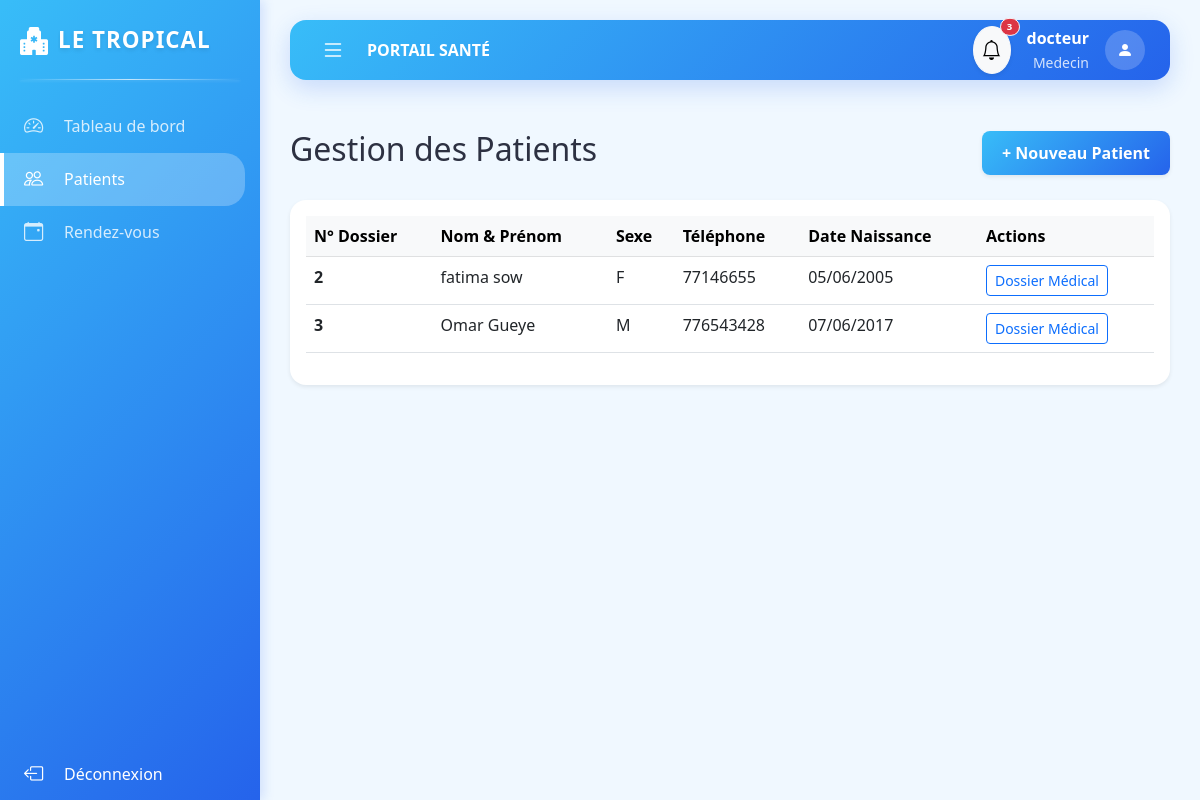
Page /patients (signed in) on the committed database.
### app/models.py (models this page shows)
class Utilisateur(db.Model, UserMixin):
    id = db.Column(db.Integer, primary_key=True)
    username = db.Column(db.String(50), unique=True, nullable=False)
    password = db.Column(db.String(100), nullable=False)
    role = db.Column(db.String(20), nullable=False) # Admin, Medecin, Patient, Pharmacien, Receptionniste
    date_creation = db.Column(db.DateTime, default=datetime.utcnow)
    patient_id = db.Column(db.Integer, db.ForeignKey('patient.id'), nullable=True)
    patient = db.relationship('Patient', backref=db.backref('user', uselist=False))
    medecin_id = db.Column(db.Integer, db.ForeignKey('medecin.id'), nullable=True)
    medecin = db.relationship('Medecin', backref=db.backref('user', uselist=False))

class Patient(db.Model):
    id = db.Column(db.Integer, primary_key=True)
    nom = db.Column(db.String(50), nullable=False)
    prenom = db.Column(db.String(50), nullable=False)
    date_naissance = db.Column(db.Date, nullable=False)
    sexe = db.Column(db.String(10))
    adresse = db.Column(db.String(200))
    telephone = db.Column(db.String(20))
    email = db.Column(db.String(120))
    centre_id = db.Column(db.Integer, db.ForeignKey('centre.id'), nullable=True)
    assurance_id = db.Column(db.Integer, db.ForeignKey('assurance.id'), nullable=True)
    assurance = db.relationship('Assurance', backref='patients')
    dossier = db.relationship('DossierMedical', backref='patient', uselist=False)
    rdvs = db.relationship('RendezVous', backref='patient', lazy=True)
    file_attente = db.relationship('FileAttente', backref='patient', lazy=True)

### app/routes.py (the view)
@main.route("/patients")
@login_required
def list_patients():
    if current_user.role not in ['Administrateur', 'Receptionniste', 'Medecin']:
        return redirect(url_for('main.dashboard'))
    if current_user.role == 'Medecin':
        patients = Patient.query.join(RendezVous).filter(RendezVous.medecin_id == current_user.medecin_id).distinct().all()
    else:
        patients = Patient.query.all()
    return render_template('patients.html', patients=patients)

### app/__init__.py (called while the page is built)
def create_app(config_class=Config):
    app = Flask(__name__)
    app.config.from_object(Config)
    db.init_app(app)
    bcrypt.init_app(app)
    login_manager.init_app(app)
    from app.routes import main
    app.register_blueprint(main)
    from app.transfert import transfert_bp
    app.register_blueprint(transfert_bp)
    @app.context_processor
    def inject_now():
        from datetime import datetime
        return {'datetime': datetime}
    return app

### app/models.py (called while the page is built)
@login_manager.user_loader
def load_user(user_id):
    return Utilisateur.query.get(int(user_id))

### app/routes.py (called while the page is built)
@main.app_context_processor
def inject_notifications():
    if current_user.is_authenticated: return dict(unread_notifications=[n for n in current_user.notifications if not n.lu])
    return dict(unread_notifications=[])

### app/templates/patients.html (shortened to what this page needs)
{% extends "base.html" %}
{% block content %}
<div class="d-flex justify-content-between align-items-center mb-4">
    <h2>Gestion des Patients</h2>
    <a href="{{ url_for('main.nouveau_patient') }}" class="btn btn-senegal shadow-sm">+ Nouveau Patient</a>
</div>
<div class="card shadow-sm border-0">
    <div class="card-body">
        <table class="table table-hover">
            <thead class="table-light">
                <tr>
                    <th>N° Dossier</th>
                    <th>Nom & Prénom</th>
                    <th>Sexe</th>
                    <th>Téléphone</th>
                    <th>Date Naissance</th>
                    <th>Actions</th>
                </tr>
            </thead>
            <tbody>
                {% for patient in patients %}
                <tr>
                    <td><strong>{{ patient.id }}</strong></td>
                    <td>{{ patient.prenom }} {{ patient.nom }}</td>
                    <td>{{ patient.sexe }}</td>
                    <td>{{ patient.telephone }}</td>
                    <td>{{ patient.date_naissance.strftime('%d/%m/%Y') }}</td>
                    <td>
                        <a href="{{ url_for('main.patient_details', patient_id=patient.id) }}" class="btn btn-sm btn-outline-primary">Dossier Médical</a>
                    </td>
                </tr>
                {% else %}
                <tr>
                    <td colspan="6" class="text-center text-muted">Aucun patient enregistré.</td>
                </tr>
                {% endfor %}
            </tbody>
        </table>
    </div>
</div>
{% endblock %}

### app/templates/base.html (shortened to what this page needs)
<!DOCTYPE html>
<html lang="fr">
<head>
    <link href="https://cdn.jsdelivr.net/npm/bootstrap@5.3.0/dist/css/bootstrap.min.css" rel="stylesheet">
    <link rel="stylesheet" href="https://cdn.jsdelivr.net/npm/bootstrap-icons@1.11.0/font/bootstrap-icons.css">
</head>
<body>
    {% if current_user.is_authenticated %}
    <div id="sidebar">
        <div class="sidebar-header">
            <i class="bi bi-hospital-fill text-success fs-3"></i>
            <span class="logo-text">LE TROPICAL</span>
        </div>
            <a href="{{ url_for('main.dashboard') }}" class="menu-item {{ 'active' if request.endpoint == 'main.dashboard' }}">
                <i class="bi bi-speedometer2"></i>
                <span class="menu-text">Tableau de bord</span>
            </a>
            {% if current_user.role in ['Administrateur', 'Receptionniste', 'Medecin'] %}
            <a href="{{ url_for('main.list_patients') }}" class="menu-item {{ 'active' if request.endpoint == 'main.list_patients' }}">
                <i class="bi bi-people"></i>
                <span class="menu-text">Patients</span>
            </a>
            {% endif %}
            {% if current_user.role not in ['Pharmacien', 'Caissier'] %}
            <a href="{{ url_for('main.list_rdvs') }}" class="menu-item {{ 'active' if request.endpoint == 'main.list_rdvs' }}">
                <i class="bi bi-calendar-event"></i>
                <span class="menu-text">Rendez-vous</span>
            </a>
            {% endif %}
            <div class="mt-auto pt-5">
                <a href="{{ url_for('main.logout') }}" class="menu-item text-danger">
                    <i class="bi bi-box-arrow-left"></i>
                    <span class="menu-text">Déconnexion</span>
                </a>
            </div>
        </div>
    <div id="main-wrapper">
        <header class="top-navbar">
            <button class="toggle-btn" id="sidebarToggle">
                <i class="bi bi-list"></i>
            </button>
            <div class="ms-3 fw-bold text-uppercase d-none d-md-block">
                {{ title if title else "Portail Santé" }}
            </div>
            <div class="ms-auto d-flex align-items-center">
                <div class="dropdown me-3">
                    <button class="btn btn-light position-relative rounded-circle shadow-sm p-2" type="button" data-bs-toggle="dropdown">
                        <i class="bi bi-bell fs-5"></i>
                        {% if unread_notifications %}
                        <span class="position-absolute top-0 start-100 translate-middle badge rounded-pill bg-danger border border-light" style="font-size: 0.6rem;">
                            {{ unread_notifications|length }}
                        </span>
                        {% endif %}
                    </button>
                </div>
                <div class="text-end me-3 d-none d-sm-block">
                    <div class="fw-bold">{{ current_user.username }}</div>
                    <small class="text-muted">{{ current_user.role }}</small>
                </div>
                <div class="rounded-circle bg-success text-white d-flex align-items-center justify-content-center" style="width: 40px; height: 40px;">
                    <i class="bi bi-person-fill"></i>
                </div>
            </div>
        </header>
        <main class="content-area">
            {% block content %}{% endblock %}
        </main>
    </div>
    {% else %}
    <div class="content-area p-0">
        {% block auth_content %}{% endblock %}
    </div>
    {% endif %}
</body>
</html>

### app/templates/base.html (style rules this page uses)
:root { --primary-gradient: linear-gradient(135deg, #38BDF8 0%, #2563EB 100%); --button-gradient: linear-gradient(135deg, #38BDF8 0%, #2563EB 100%); --bg-light: #F0F8FF; --text-dark: #2D3142; --text-muted: #9C9EAB; --accent-bg: #E0F2FE; --accent-text: #0284C7; --sidebar-width: 260px; --sidebar-collapsed-width: 70px; --top-nav-height: 60px; }
body { background-color: var(--bg-light); overflow-x: hidden; font-family: 'Segoe UI', Tahoma, Geneva, Verdana, sans-serif; color: var(--text-dark); }
h1, h2, h3, h4, h5, h6, .fw-bold { color: var(--text-dark) !important; }
.text-muted { color: var(--text-muted) !important; }
#sidebar { width: var(--sidebar-width); height: 100vh; position: fixed; left: 0; top: 0; z-index: 1000; background: var(--primary-gradient); color: white; transition: all 0.3s ease; box-shadow: 4px 0 10px rgba(37, 99, 235, 0.15); display: flex; flex-direction: column; overflow-y: auto; overflow-x: hidden; }
.sidebar-header { height: 80px; display: flex; align-items: center; padding: 0 20px; margin-bottom: 20px; position: relative; background: transparent; }
.sidebar-header::after { content: ''; position: absolute; bottom: 0; left: 20px; right: 20px; height: 1px; background: linear-gradient(90deg, transparent, rgba(255, 255, 255, 0.7), transparent); box-shadow: 0 1px 3px rgba(255, 255, 255, 0.2); }
.sidebar-header .logo-text { white-space: nowrap; overflow: hidden; font-weight: 800; font-size: 1.4rem; letter-spacing: 1px; margin-left: 10px; transition: opacity 0.2s; color: white; text-shadow: 0 2px 4px rgba(0, 0, 0, 0.1); }
#sidebar .text-success, #sidebar .text-danger { color: white !important; }
.menu-item { padding: 12px 20px; display: flex; align-items: center; color: rgba(255,255,255,0.8); text-decoration: none; transition: all 0.2s; border-left: 4px solid transparent; }
.menu-item.active { color: white; background: rgba(255,255,255,0.25); border-left: 4px solid white; border-radius: 0 20px 20px 0; margin-right: 15px; }
.menu-item i { font-size: 1.2rem; min-width: 30px; }
.menu-text { margin-left: 10px; white-space: nowrap; transition: opacity 0.2s; }
#main-wrapper { margin-left: var(--sidebar-width); transition: all 0.3s ease; min-height: 100vh; display: flex; flex-direction: column; }
.top-navbar { height: var(--top-nav-height); background: var(--primary-gradient); display: flex; align-items: center; padding: 0 25px; box-shadow: 0 8px 24px rgba(37, 99, 235, 0.2); position: sticky; top: 20px; z-index: 999; margin: 20px 30px; border-radius: 16px; color: white; }
.top-navbar .fw-bold, .top-navbar .text-uppercase { color: white !important; }
.top-navbar .text-muted { color: rgba(255, 255, 255, 0.8) !important; }
.top-navbar .bg-success { background: rgba(255, 255, 255, 0.2) !important; color: white !important; }
.toggle-btn { background: none; border: none; font-size: 1.5rem; cursor: pointer; color: white; }
.content-area { padding: 30px; flex-grow: 1; }
.card { background: #FFFFFF; border-radius: 16px; box-shadow: 0 8px 24px rgba(37, 99, 235, 0.08); border: none; transition: transform 0.2s, box-shadow 0.2s; }
.btn-senegal, .btn-success, .btn-primary { background: var(--button-gradient); color: white; border: none; border-radius: 8px; padding: 10px 20px; font-weight: 600; }

### rows in the picture
Utilisateur: username "docteur", role "Medecin"
Patient: id "2", prenom "fatima", nom "sow", sexe "F", telephone "77146655", date_naissance "05/06/2005"
Patient: id "3", prenom "Omar", nom "Gueye", sexe "M", telephone "776543428", date_naissance "07/06/2017"

### other values in the picture
{{ title if title else "Portail Santé" }} "PORTAIL SANTÉ"
{{ unread_notifications|length }} "3"
